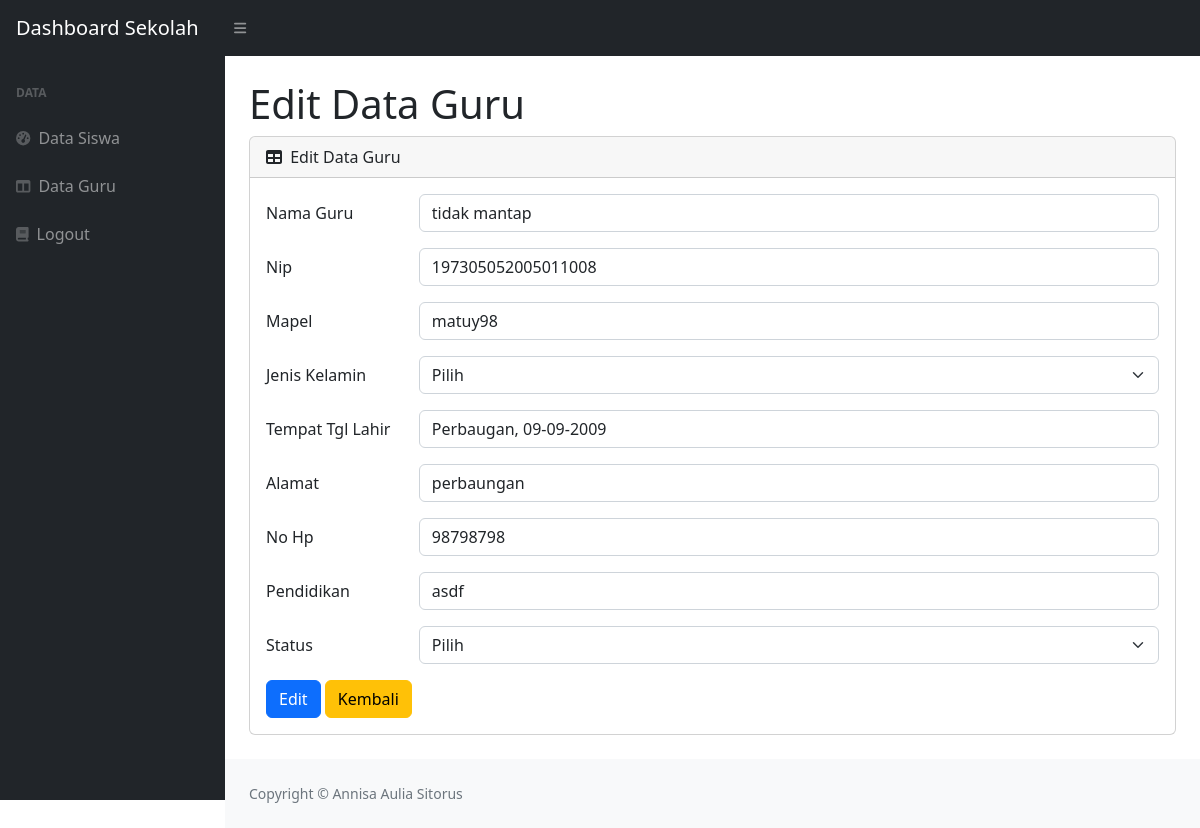
Page /edit_guru.php?id=8 on the committed database.
### tables this page shows
CREATE TABLE `guru` (
  `id` int(11) NOT NULL,
  `nama_guru` varchar(50) NOT NULL,
  `nip` varchar(20) NOT NULL,
  `mata_pelajaran` varchar(50) NOT NULL,
  `jenis_kelamin` varchar(50) NOT NULL,
  `tempat_tanggal_lahir` varchar(100) NOT NULL,
  `alamat` varchar(100) NOT NULL,
  `no_hp` varchar(20) DEFAULT NULL,
  `pendidikan_terakhir` varchar(50) NOT NULL,
  `status` varchar(50) NOT NULL
);

### edit_guru.php (the view, shortened to what this page needs)
<!DOCTYPE html>
<html lang="en">
<head>
    <link href="https://cdn.jsdelivr.net/npm/simple-datatables@7.1.2/dist/style.min.css" rel="stylesheet" />
    <link href="css/styles.css" rel="stylesheet" />
</head>
<body class="sb-nav-fixed">
    <nav class="sb-topnav navbar navbar-expand navbar-dark bg-dark">
        <a class="navbar-brand ps-3" href="index.php">Dashboard Sekolah</a>
        <button class="btn btn-link btn-sm order-1 order-lg-0 me-4 me-lg-0" id="sidebarToggle" href="#!"><i class="fas fa-bars"></i></button>
    </nav>
    <div id="layoutSidenav">
        <div id="layoutSidenav_nav">
            <nav class="sb-sidenav accordion sb-sidenav-dark" id="sidenavAccordion">
                <div class="sb-sidenav-menu">
                    <div class="nav">
                        <div class="sb-sidenav-menu-heading">Data</div>
                        <a class="nav-link" href="index.php">
                            <div class="sb-nav-link-icon"><i class="fas fa-tachometer-alt"></i></div>
                            Data Siswa
                        </a>
                        <a class="nav-link" href="guru.php">
                            <div class="sb-nav-link-icon"><i class="fas fa-columns"></i></div>
                            Data Guru
                        </a>
                        <a class="nav-link" href="logout.php">
                            <div class="sb-nav-link-icon"><i class="fas fa-book"></i></div>
                            Logout
                        </a>
                    </div>
                </div>
            </nav>
        </div>
        <div id="layoutSidenav_content">
            <main>
                <div class="container-fluid px-4">
                    <h1 class="mt-4">Edit Data Guru</h1>
                    <div class="card mb-4">
                        <div class="card-header">
                            <i class="fas fa-table me-1"></i>
                            Edit Data Guru
                        </div>
                        <?php
                        require_once('koneksi.php');
                        if (isset($_GET['id'])) {
                            $id = $_GET['id'];
                            $sql = "SELECT * FROM guru WHERE id='$id'";
                            $result = mysqli_query($conn, $sql);
                            $data = mysqli_fetch_assoc($result);
                        }
                        ?>
                        <div class="card-body">
                            <form method="POST">
                                <div class="mb-3 row">
                                    <label class="col-sm-2 col-form-label">Nama Guru</label>
                                    <div class="col-sm-10">
                                        <input type="text" class="form-control" name="namaguru" value="<?php echo $data['nama_guru'] ?>">
                                    </div>
                                </div>
                                <div class="mb-3 row">
                                    <label class="col-sm-2 col-form-label">Nip</label>
                                    <div class="col-sm-10">
                                        <input type="text" class="form-control" name="nip" value="<?php echo $data['nip'] ?>">
                                    </div>
                                </div>
                                <div class="mb-3 row">
                                    <label class="col-sm-2 col-form-label">Mapel</label>
                                    <div class="col-sm-10">
                                        <input type="text" class="form-control" name="mapel" value="<?php echo $data['mata_pelajaran'] ?>">
                                    </div>
                                </div>
                                <div class="mb-3 row">
                                    <label class="col-sm-2 col-form-label">Jenis Kelamin</label>
                                    <div class="col-sm-10">
                                        <select class="form-select" name="jk">
                                            <option selected>Pilih</option>
                                        </select>
                                    </div>
                                </div>
                                <div class="mb-3 row">
                                    <label class="col-sm-2 col-form-label">Tempat Tgl Lahir</label>
                                    <div class="col-sm-10">
                                        <input type="text" class="form-control" name="ttl" value="<?php echo $data['tempat_tanggal_lahir'] ?>">
                                    </div>
                                </div>
                                <div class="mb-3 row">
                                    <label class="col-sm-2 col-form-label">Alamat</label>
                                    <div class="col-sm-10">
                                        <input type="text" class="form-control" name="alamat" value="<?php echo $data['alamat'] ?>">
                                    </div>
                                </div>
                                <div class="mb-3 row">
                                    <label class="col-sm-2 col-form-label">No Hp</label>
                                    <div class="col-sm-10">
                                        <input type="text" class="form-control" name="nohp" value="<?php echo $data['no_hp'] ?>">
                                    </div>
                                </div>
                                <div class="mb-3 row">
                                    <label class="col-sm-2 col-form-label">Pendidikan</label>
                                    <div class="col-sm-10">
                                        <input type="text" class="form-control" name="pendidikan" value="<?php echo $data['pendidikan_terakhir'] ?>">
                                    </div>
                                </div>
                                <div class="mb-3 row">
                                    <label class="col-sm-2 col-form-label">Status</label>
                                    <div class="col-sm-10">
                                        <select class="form-select" name="status">
                                            <option selected>Pilih</option>
                                        </select>
                                    </div>
                                </div>
                                <input type="submit" class="btn btn-primary" value="Edit" name="Edit">
                                <a href="guru.php" class="btn btn-warning">Kembali</a>
                            </form>
                        </div>
                    </div>
                </div>
            </main>
            <footer class="py-4 bg-light mt-auto">
                <div class="container-fluid px-4">
                    <div class="d-flex align-items-center justify-content-between small">
                        <div class="text-muted">Copyright &copy; Annisa Aulia Sitorus</div>
                    </div>
                </div>
            </footer>
        </div>
    </div>
</body>
</html>

### rows in the picture
guru: namaguru "tidak mantap", nip "197305052005011008", mapel "matuy98", ttl "Perbaugan, 09-09-2009", alamat "perbaungan", nohp "98798798", pendidikan "asdf"
